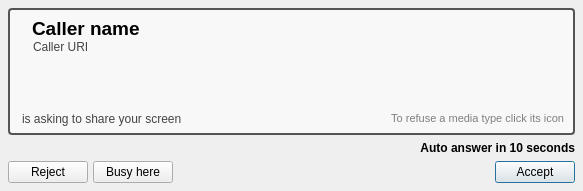
<?xml version="1.0" encoding="UTF-8"?>
<ui version="4.0">
 <class>dialog</class>
 <widget class="QDialog" name="dialog">
  <property name="geometry">
   <rect>
    <x>0</x>
    <y>0</y>
    <width>583</width>
    <height>191</height>
   </rect>
  </property>
  <property name="minimumSize">
   <size>
    <width>480</width>
    <height>188</height>
   </size>
  </property>
  <property name="maximumSize">
   <size>
    <width>16777215</width>
    <height>300</height>
   </size>
  </property>
  <property name="windowTitle">
   <string>Incoming session request</string>
  </property>
  <property name="windowIcon">
   <iconset>
    <normaloff>icons/blink48.png</normaloff>icons/blink48.png</iconset>
  </property>
  <layout class="QGridLayout" name="gridLayout">
   <property name="leftMargin">
    <number>8</number>
   </property>
   <property name="topMargin">
    <number>8</number>
   </property>
   <property name="rightMargin">
    <number>8</number>
   </property>
   <property name="bottomMargin">
    <number>8</number>
   </property>
   <item row="0" column="0">
    <widget class="QFrame" name="frame">
     <property name="styleSheet">
      <string>QFrame#frame {
	background-color: #f8f8f8;
	border-color: #545454;
	border-radius: 4px;
	border-width: 2px;
	border-style: solid;
}


</string>
     </property>
     <property name="frameShape">
      <enum>QFrame::StyledPanel</enum>
     </property>
     <property name="frameShadow">
      <enum>QFrame::Sunken</enum>
     </property>
     <layout class="QGridLayout" name="frame_layout" columnstretch="0,1,0">
      <property name="topMargin">
       <number>7</number>
      </property>
      <property name="bottomMargin">
       <number>7</number>
      </property>
      <property name="verticalSpacing">
       <number>0</number>
      </property>
      <item row="2" column="0" colspan="3">
       <spacer name="frame_spacer">
        <property name="orientation">
         <enum>Qt::Vertical</enum>
        </property>
        <property name="sizeHint" stdset="0">
         <size>
          <width>20</width>
          <height>20</height>
         </size>
        </property>
       </spacer>
      </item>
      <item row="0" column="0" rowspan="2">
       <widget class="QLabel" name="user_icon">
        <property name="pixmap">
         <pixmap>icons/default-avatar.png</pixmap>
        </property>
        <property name="alignment">
         <set>Qt::AlignCenter</set>
        </property>
       </widget>
      </item>
      <item row="1" column="1">
       <widget class="QLabel" name="uri_label">
        <property name="sizePolicy">
         <sizepolicy hsizetype="Expanding" vsizetype="Fixed">
          <horstretch>0</horstretch>
          <verstretch>0</verstretch>
         </sizepolicy>
        </property>
        <property name="palette">
         <palette>
          <active>
           <colorrole role="WindowText">
            <brush brushstyle="SolidPattern">
             <color alpha="255">
              <red>68</red>
              <green>68</green>
              <blue>68</blue>
             </color>
            </brush>
           </colorrole>
           <colorrole role="Text">
            <brush brushstyle="SolidPattern">
             <color alpha="255">
              <red>68</red>
              <green>68</green>
              <blue>68</blue>
             </color>
            </brush>
           </colorrole>
          </active>
          <inactive>
           <colorrole role="WindowText">
            <brush brushstyle="SolidPattern">
             <color alpha="255">
              <red>68</red>
              <green>68</green>
              <blue>68</blue>
             </color>
            </brush>
           </colorrole>
           <colorrole role="Text">
            <brush brushstyle="SolidPattern">
             <color alpha="255">
              <red>68</red>
              <green>68</green>
              <blue>68</blue>
             </color>
            </brush>
           </colorrole>
          </inactive>
          <disabled>
           <colorrole role="WindowText">
            <brush brushstyle="SolidPattern">
             <color alpha="255">
              <red>118</red>
              <green>118</green>
              <blue>117</blue>
             </color>
            </brush>
           </colorrole>
           <colorrole role="Text">
            <brush brushstyle="SolidPattern">
             <color alpha="255">
              <red>118</red>
              <green>118</green>
              <blue>117</blue>
             </color>
            </brush>
           </colorrole>
          </disabled>
         </palette>
        </property>
        <property name="text">
         <string>Caller URI</string>
        </property>
        <property name="indent">
         <number>1</number>
        </property>
       </widget>
      </item>
      <item row="0" column="1">
       <widget class="QLabel" name="username_label">
        <property name="sizePolicy">
         <sizepolicy hsizetype="Expanding" vsizetype="Fixed">
          <horstretch>0</horstretch>
          <verstretch>0</verstretch>
         </sizepolicy>
        </property>
        <property name="font">
         <font>
          <pointsize>14</pointsize>
          <weight>75</weight>
          <bold>true</bold>
         </font>
        </property>
        <property name="text">
         <string>Caller name</string>
        </property>
        <property name="alignment">
         <set>Qt::AlignLeading|Qt::AlignLeft|Qt::AlignVCenter</set>
        </property>
       </widget>
      </item>
      <item row="3" column="0" colspan="2">
       <widget class="QLabel" name="screensharing_label">
        <property name="palette">
         <palette>
          <active>
           <colorrole role="WindowText">
            <brush brushstyle="SolidPattern">
             <color alpha="255">
              <red>68</red>
              <green>68</green>
              <blue>68</blue>
             </color>
            </brush>
           </colorrole>
           <colorrole role="Text">
            <brush brushstyle="SolidPattern">
             <color alpha="255">
              <red>68</red>
              <green>68</green>
              <blue>68</blue>
             </color>
            </brush>
           </colorrole>
          </active>
          <inactive>
           <colorrole role="WindowText">
            <brush brushstyle="SolidPattern">
             <color alpha="255">
              <red>68</red>
              <green>68</green>
              <blue>68</blue>
             </color>
            </brush>
           </colorrole>
           <colorrole role="Text">
            <brush brushstyle="SolidPattern">
             <color alpha="255">
              <red>68</red>
              <green>68</green>
              <blue>68</blue>
             </color>
            </brush>
           </colorrole>
          </inactive>
          <disabled>
           <colorrole role="WindowText">
            <brush brushstyle="SolidPattern">
             <color alpha="255">
              <red>118</red>
              <green>118</green>
              <blue>117</blue>
             </color>
            </brush>
           </colorrole>
           <colorrole role="Text">
            <brush brushstyle="SolidPattern">
             <color alpha="255">
              <red>118</red>
              <green>118</green>
              <blue>117</blue>
             </color>
            </brush>
           </colorrole>
          </disabled>
         </palette>
        </property>
        <property name="text">
         <string extracomment="is offering screen sharing">is asking to share your screen</string>
        </property>
        <property name="indent">
         <number>3</number>
        </property>
       </widget>
      </item>
      <item row="3" column="2">
       <widget class="QLabel" name="note_label">
        <property name="sizePolicy">
         <sizepolicy hsizetype="Minimum" vsizetype="Fixed">
          <horstretch>0</horstretch>
          <verstretch>0</verstretch>
         </sizepolicy>
        </property>
        <property name="palette">
         <palette>
          <active>
           <colorrole role="WindowText">
            <brush brushstyle="SolidPattern">
             <color alpha="255">
              <red>127</red>
              <green>127</green>
              <blue>127</blue>
             </color>
            </brush>
           </colorrole>
          </active>
          <inactive>
           <colorrole role="WindowText">
            <brush brushstyle="SolidPattern">
             <color alpha="255">
              <red>127</red>
              <green>127</green>
              <blue>127</blue>
             </color>
            </brush>
           </colorrole>
          </inactive>
          <disabled>
           <colorrole role="WindowText">
            <brush brushstyle="SolidPattern">
             <color alpha="255">
              <red>118</red>
              <green>118</green>
              <blue>117</blue>
             </color>
            </brush>
           </colorrole>
          </disabled>
         </palette>
        </property>
        <property name="font">
         <font>
          <pointsize>8</pointsize>
         </font>
        </property>
        <property name="text">
         <string>To refuse a media type click its icon</string>
        </property>
        <property name="alignment">
         <set>Qt::AlignRight|Qt::AlignTrailing|Qt::AlignVCenter</set>
        </property>
       </widget>
      </item>
      <item row="0" column="2" rowspan="2">
       <layout class="QHBoxLayout" name="stream_icon_layout">
        <property name="spacing">
         <number>2</number>
        </property>
        <item>
         <spacer name="stream_icon_spacer">
          <property name="orientation">
           <enum>Qt::Horizontal</enum>
          </property>
          <property name="sizeType">
           <enum>QSizePolicy::Expanding</enum>
          </property>
          <property name="sizeHint" stdset="0">
           <size>
            <width>10</width>
            <height>20</height>
           </size>
          </property>
         </spacer>
        </item>
        <item>
         <widget class="StreamButton" name="chat_stream">
          <property name="minimumSize">
           <size>
            <width>32</width>
            <height>32</height>
           </size>
          </property>
          <property name="maximumSize">
           <size>
            <width>32</width>
            <height>32</height>
           </size>
          </property>
          <property name="focusPolicy">
           <enum>Qt::NoFocus</enum>
          </property>
          <property name="styleSheet">
           <string>border-style: none;
</string>
          </property>
          <property name="icon">
           <iconset>
            <normaloff>icons/chat.png</normaloff>
            <normalon>icons/chat-rejected.png</normalon>
            <disabledoff>icons/chat.png</disabledoff>
            <disabledon>icons/chat-rejected.png</disabledon>
            <selectedon>icons/chat-auto-rejected.png</selectedon>icons/chat.png</iconset>
          </property>
          <property name="iconSize">
           <size>
            <width>32</width>
            <height>32</height>
           </size>
          </property>
          <property name="checkable">
           <bool>true</bool>
          </property>
          <property name="autoRaise">
           <bool>true</bool>
          </property>
         </widget>
        </item>
        <item>
         <widget class="StreamButton" name="audio_stream">
          <property name="minimumSize">
           <size>
            <width>32</width>
            <height>32</height>
           </size>
          </property>
          <property name="maximumSize">
           <size>
            <width>32</width>
            <height>32</height>
           </size>
          </property>
          <property name="focusPolicy">
           <enum>Qt::NoFocus</enum>
          </property>
          <property name="styleSheet">
           <string>border-style: none;
</string>
          </property>
          <property name="icon">
           <iconset>
            <normaloff>icons/audio.png</normaloff>
            <normalon>icons/audio-rejected.png</normalon>
            <disabledoff>icons/audio.png</disabledoff>
            <disabledon>icons/audio-rejected.png</disabledon>
            <selectedon>icons/audio-auto-rejected.png</selectedon>icons/audio.png</iconset>
          </property>
          <property name="iconSize">
           <size>
            <width>32</width>
            <height>32</height>
           </size>
          </property>
          <property name="checkable">
           <bool>true</bool>
          </property>
          <property name="autoRaise">
           <bool>true</bool>
          </property>
         </widget>
        </item>
        <item>
         <widget class="StreamButton" name="video_stream">
          <property name="minimumSize">
           <size>
            <width>32</width>
            <height>32</height>
           </size>
          </property>
          <property name="maximumSize">
           <size>
            <width>32</width>
            <height>32</height>
           </size>
          </property>
          <property name="focusPolicy">
           <enum>Qt::NoFocus</enum>
          </property>
          <property name="styleSheet">
           <string>border-style: none;
</string>
          </property>
          <property name="icon">
           <iconset>
            <normaloff>icons/video.png</normaloff>
            <normalon>icons/video-rejected.png</normalon>
            <disabledoff>icons/video.png</disabledoff>
            <disabledon>icons/video-rejected.png</disabledon>
            <selectedon>icons/video-auto-rejected.png</selectedon>icons/video.png</iconset>
          </property>
          <property name="iconSize">
           <size>
            <width>32</width>
            <height>32</height>
           </size>
          </property>
          <property name="checkable">
           <bool>true</bool>
          </property>
          <property name="autoRaise">
           <bool>true</bool>
          </property>
         </widget>
        </item>
        <item>
         <widget class="StreamButton" name="screensharing_stream">
          <property name="minimumSize">
           <size>
            <width>32</width>
            <height>32</height>
           </size>
          </property>
          <property name="maximumSize">
           <size>
            <width>32</width>
            <height>32</height>
           </size>
          </property>
          <property name="focusPolicy">
           <enum>Qt::NoFocus</enum>
          </property>
          <property name="styleSheet">
           <string>border-style: none;
</string>
          </property>
          <property name="icon">
           <iconset>
            <normaloff>icons/screensharing.png</normaloff>
            <normalon>icons/screensharing-rejected.png</normalon>
            <disabledoff>icons/screensharing.png</disabledoff>
            <disabledon>icons/screensharing-rejected.png</disabledon>
            <selectedon>icons/screensharing-auto-rejected.png</selectedon>icons/screensharing.png</iconset>
          </property>
          <property name="iconSize">
           <size>
            <width>32</width>
            <height>32</height>
           </size>
          </property>
          <property name="checkable">
           <bool>true</bool>
          </property>
          <property name="autoRaise">
           <bool>true</bool>
          </property>
         </widget>
        </item>
       </layout>
      </item>
     </layout>
    </widget>
   </item>
   <item row="1" column="0">
    <widget class="QLabel" name="auto_answer_label">
     <property name="enabled">
      <bool>true</bool>
     </property>
     <property name="font">
      <font>
       <weight>75</weight>
       <bold>true</bold>
      </font>
     </property>
     <property name="text">
      <string>Auto answer in 10 seconds</string>
     </property>
     <property name="alignment">
      <set>Qt::AlignRight|Qt::AlignTrailing|Qt::AlignVCenter</set>
     </property>
    </widget>
   </item>
   <item row="2" column="0">
    <layout class="QHBoxLayout" name="button_layout">
     <property name="spacing">
      <number>5</number>
     </property>
     <item>
      <widget class="QPushButton" name="reject_button">
       <property name="maximumSize">
        <size>
         <width>16777215</width>
         <height>28</height>
        </size>
       </property>
       <property name="toolTip">
        <string>Refuse the call and stop ringing on any other device</string>
       </property>
       <property name="text">
        <string>Reject</string>
       </property>
      </widget>
     </item>
     <item>
      <widget class="QPushButton" name="busy_button">
       <property name="maximumSize">
        <size>
         <width>16777215</width>
         <height>28</height>
        </size>
       </property>
       <property name="toolTip">
        <string>Refuse the call but leave other devices ringing</string>
       </property>
       <property name="text">
        <string>Busy here</string>
       </property>
      </widget>
     </item>
     <item>
      <spacer name="button_spacer">
       <property name="orientation">
        <enum>Qt::Horizontal</enum>
       </property>
       <property name="sizeHint" stdset="0">
        <size>
         <width>40</width>
         <height>20</height>
        </size>
       </property>
      </spacer>
     </item>
     <item>
      <widget class="QPushButton" name="accept_button">
       <property name="maximumSize">
        <size>
         <width>16777215</width>
         <height>28</height>
        </size>
       </property>
       <property name="text">
        <string>Accept</string>
       </property>
       <property name="default">
        <bool>true</bool>
       </property>
      </widget>
     </item>
    </layout>
   </item>
  </layout>
 </widget>
 <customwidgets>
  <customwidget>
   <class>StreamButton</class>
   <extends>QToolButton</extends>
   <header>blink.widgets.buttons</header>
  </customwidget>
 </customwidgets>
 <tabstops>
  <tabstop>reject_button</tabstop>
  <tabstop>busy_button</tabstop>
 </tabstops>
 <resources/>
 <connections>
  <connection>
   <sender>accept_button</sender>
   <signal>clicked()</signal>
   <receiver>dialog</receiver>
   <slot>accept()</slot>
   <hints>
    <hint type="sourcelabel">
     <x>345</x>
     <y>117</y>
    </hint>
    <hint type="destinationlabel">
     <x>196</x>
     <y>67</y>
    </hint>
   </hints>
  </connection>
  <connection>
   <sender>reject_button</sender>
   <signal>clicked()</signal>
   <receiver>dialog</receiver>
   <slot>reject()</slot>
   <hints>
    <hint type="sourcelabel">
     <x>48</x>
     <y>117</y>
    </hint>
    <hint type="destinationlabel">
     <x>196</x>
     <y>67</y>
    </hint>
   </hints>
  </connection>
  <connection>
   <sender>busy_button</sender>
   <signal>clicked()</signal>
   <receiver>dialog</receiver>
   <slot>reject()</slot>
   <hints>
    <hint type="sourcelabel">
     <x>138</x>
     <y>117</y>
    </hint>
    <hint type="destinationlabel">
     <x>196</x>
     <y>67</y>
    </hint>
   </hints>
  </connection>
 </connections>
</ui>
